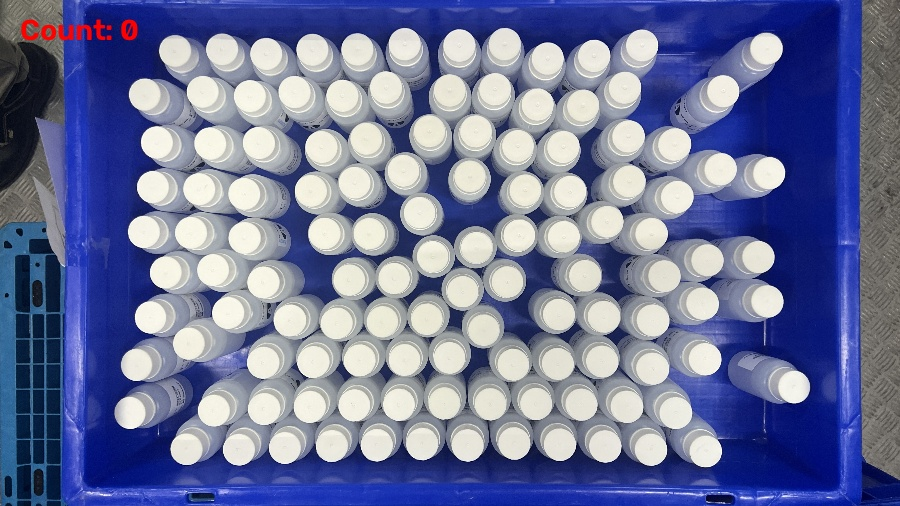
#> input picture Code/tests/outputs/result_circles.jpg, 900 x 506 px
$ python circle_counter.py tests/outputs/result_circles.jpg
#> lines starting #> are read from the running program, lines starting #| are printed output that depends on the picture; after the words box and inside, x2 and y2 are one past the last pixel; in counts of white or black regions, pixels touching at a corner belong together
"""
Circle Counter (classical CV, no AI training required)
--------------------------------------------------------
Counts bottles in a TOP-DOWN photo of a packed crate by detecting the
circular bottle caps directly, using OpenCV's Hough Circle Transform.

Why this instead of the YOLO-based imagedetcode.py:
YOLOv8n was pretrained on COCO, where "bottle" almost always means a
side-view photo (a bottle's neck/shoulder/body silhouette). A top-down photo
of packed caps looks nothing like that to the model, so it detects nothing.
Bottle caps, though, are simple, high-contrast circles against a differently
colored crate — a classical shape-detection technique handles this well
without needing any training data.

How Hough Circle Transform works (brief):
It's a voting algorithm. For every edge pixel in the image, it imagines all
the circles of allowed radii that could pass through that pixel, and casts a
"vote" for each one's center. Centers that accumulate enough votes from many
edge pixels agreeing on the same circle are reported as detected circles.

Usage:
    python circle_counter.py your_photo.jpg
"""

import sys
import os
import cv2
import numpy as np

# Resize every photo to this width before detecting circles. This keeps
# processing fast and keeps the Hough parameters below meaningful regardless
# of the original photo's resolution (a phone photo might be 4000px+ wide).
PROCESS_WIDTH = 900

# --- Hough Circle parameters (tuned by testing against real sample photos) ---
# minDist: minimum allowed distance between two detected circle centers, so
#   one cap isn't counted twice. Set close to the expected cap spacing.
# param1: the upper threshold for the internal Canny edge detector.
# param2: how many "votes" a circle needs to count as detected — lower finds
#   more circles (risk of false positives), higher finds fewer (risk of
#   missing faint/reflective caps).
# minRadius / maxRadius: expected cap radius range, in pixels, AFTER
#   resizing to PROCESS_WIDTH.
HOUGH_PARAMS = dict(
    dp=1,
    minDist=45,
    param1=60,
    param2=30,
    minRadius=25,
    maxRadius=55,
)


def count_bottles_topdown(image_path, save_path='tests/outputs/result_circles.jpg'):
#> called with image_path = 'tests/outputs/result_circles.jpg', save_path = 'tests/outputs/result_circles.jpg'
    image = cv2.imread(image_path)
#> image is the input picture: shape (506, 900, 3); mean B, G, R 155, 117.8, 110.9
    if image is None:
        raise FileNotFoundError(
            f"Could not open image at '{image_path}' — check the path is "
            "correct and the file exists."
        )

    # Resize down to a consistent working size (keeps aspect ratio).
    height, width = image.shape[:2]
#> height = 506; width = 900
    scale = PROCESS_WIDTH / width
#> scale = 1
    resized = cv2.resize(image, (PROCESS_WIDTH, int(height * scale)))

    # Hough Circle Transform works on a single-channel (grayscale) image.
    gray = cv2.cvtColor(resized, cv2.COLOR_BGR2GRAY)
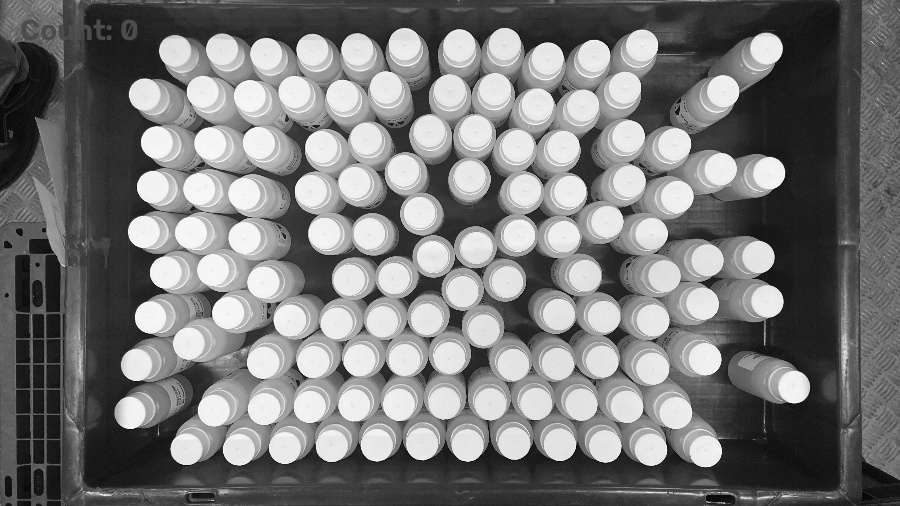
#> gray: shape (506, 900); min 1, max 255, mean 119.9
    # Blur first to smooth out label text/reflections on the caps, which
    # would otherwise create false edges and confuse circle detection.
    blurred = cv2.medianBlur(gray, 5)

    circles = cv2.HoughCircles(
        blurred,
        cv2.HOUGH_GRADIENT,
        **HOUGH_PARAMS,
    )
#> circles = [[666.5, 143.5, 25.4]]

    count = 0
    if circles is not None:
        # circles is a float array; round and convert to int pixel coords.
        circles = np.round(circles[0, :]).astype(int)
#> circles = [[666, 144, 25]]
        count = len(circles)
#> count = 1
        for (x, y, r) in circles:
            cv2.circle(resized, (x, y), r, (0, 255, 0), 2)
            cv2.circle(resized, (x, y), 2, (0, 0, 255), 3)
#> this loop made 1 pass
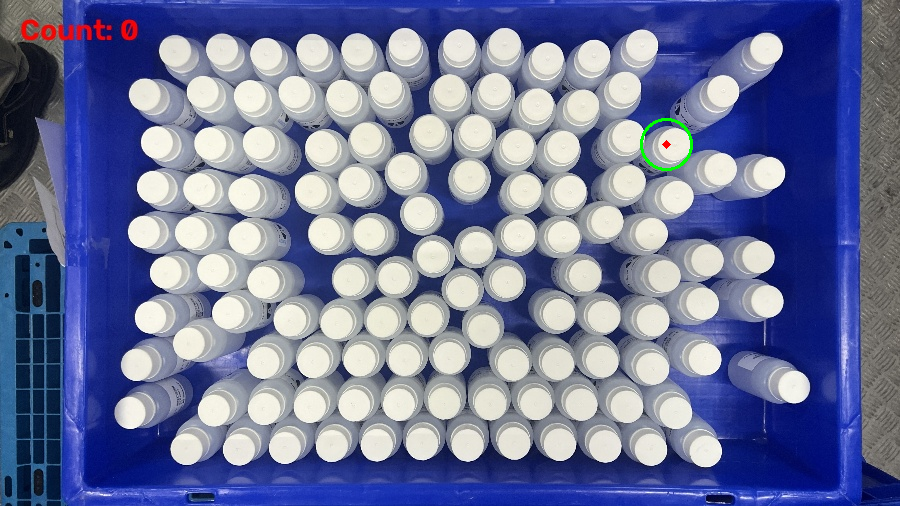
#> resized: shape (506, 900, 3); 0.12% of pixels changed, all inside (x1, y1, x2, y2) = (640, 118, 693, 171)

    cv2.putText(resized, f'Count: {count}', (20, 40),
                cv2.FONT_HERSHEY_SIMPLEX, 1.0, (0, 0, 255), 3)
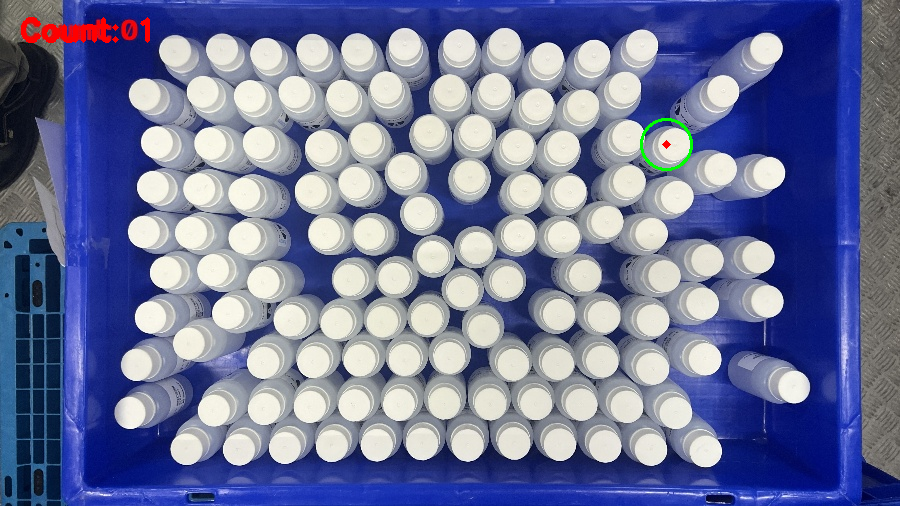
#> resized: shape (506, 900, 3); 0.26% of pixels changed, all inside (x1, y1, x2, y2) = (21, 17, 150, 43)
    cv2.imwrite(save_path, resized)

    return count


if __name__ == '__main__':
    if len(sys.argv) < 2:
        print('Usage: python circle_counter.py your_photo.jpg')
        sys.exit(1)

    photo_path = sys.argv[1]
    bottle_count = count_bottles_topdown(photo_path)
#> bottle_count = 1
    print(f'Bottles found: {bottle_count}')
#| Bottles found: 1
    print('Annotated image saved to tests/outputs/result_circles.jpg')
